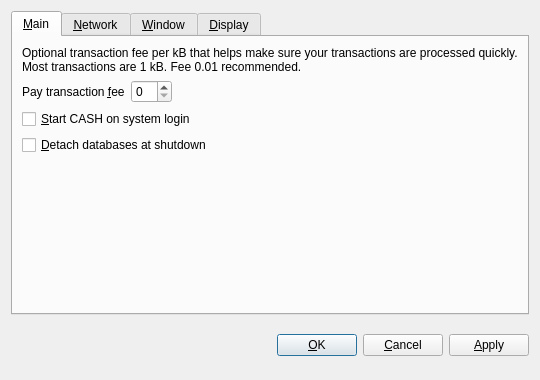
<?xml version="1.0" encoding="UTF-8"?>
<ui version="4.0">
 <class>OptionsDialog</class>
 <widget class="QDialog" name="OptionsDialog">
  <property name="geometry">
   <rect>
    <x>0</x>
    <y>0</y>
    <width>540</width>
    <height>380</height>
   </rect>
  </property>
  <property name="windowTitle">
   <string>Options</string>
  </property>
  <property name="modal">
   <bool>true</bool>
  </property>
  <layout class="QVBoxLayout" name="verticalLayout">
   <item>
    <widget class="QTabWidget" name="tabWidget">
     <property name="tabPosition">
      <enum>QTabWidget::North</enum>
     </property>
     <property name="currentIndex">
      <number>0</number>
     </property>
     <widget class="QWidget" name="tabMain">
      <attribute name="title">
       <string>&amp;Main</string>
      </attribute>
      <layout class="QVBoxLayout" name="verticalLayout_Main">
       <item>
        <widget class="QLabel" name="transactionFeeInfoLabel">
         <property name="text">
          <string>Optional transaction fee per kB that helps make sure your transactions are processed quickly. Most transactions are 1 kB. Fee 0.01 recommended.</string>
         </property>
         <property name="textFormat">
          <enum>Qt::PlainText</enum>
         </property>
         <property name="wordWrap">
          <bool>true</bool>
         </property>
        </widget>
       </item>
       <item>
        <layout class="QHBoxLayout" name="horizontalLayout_Main">
         <item>
          <widget class="QLabel" name="transactionFeeLabel">
           <property name="text">
            <string>Pay transaction &amp;fee</string>
           </property>
           <property name="textFormat">
            <enum>Qt::PlainText</enum>
           </property>
           <property name="buddy">
            <cstring>transactionFee</cstring>
           </property>
          </widget>
         </item>
         <item>
          <widget class="BitcoinAmountField" name="transactionFee"/>
         </item>
         <item>
          <spacer name="horizontalSpacer_Main">
           <property name="orientation">
            <enum>Qt::Horizontal</enum>
           </property>
           <property name="sizeHint" stdset="0">
            <size>
             <width>40</width>
             <height>20</height>
            </size>
           </property>
          </spacer>
         </item>
        </layout>
       </item>
       <item>
        <widget class="QCheckBox" name="bitcoinAtStartup">
         <property name="toolTip">
          <string>Automatically start CASH after logging in to the system.</string>
         </property>
         <property name="text">
          <string>&amp;Start CASH on system login</string>
         </property>
        </widget>
       </item>
       <item>
        <widget class="QCheckBox" name="detachDatabases">
         <property name="toolTip">
          <string>Detach block and address databases at shutdown. This means they can be moved to another data directory, but it slows down shutdown. The wallet is always detached.</string>
         </property>
         <property name="text">
          <string>&amp;Detach databases at shutdown</string>
         </property>
        </widget>
       </item>
       <item>
        <spacer name="verticalSpacer_Main">
         <property name="orientation">
          <enum>Qt::Vertical</enum>
         </property>
         <property name="sizeHint" stdset="0">
          <size>
           <width>20</width>
           <height>40</height>
          </size>
         </property>
        </spacer>
       </item>
      </layout>
     </widget>
     <widget class="QWidget" name="tabNetwork">
      <attribute name="title">
       <string>&amp;Network</string>
      </attribute>
      <layout class="QVBoxLayout" name="verticalLayout_Network">
       <item>
        <widget class="QCheckBox" name="mapPortUpnp">
         <property name="toolTip">
          <string>Automatically open the CASH client port on the router. This only works when your router supports UPnP and it is enabled.</string>
         </property>
         <property name="text">
          <string>Map port using &amp;UPnP</string>
         </property>
        </widget>
       </item>
       <item>
        <widget class="QCheckBox" name="connectSocks">
         <property name="toolTip">
          <string>Connect to the CASH network through a SOCKS proxy (e.g. when connecting through Tor).</string>
         </property>
         <property name="text">
          <string>&amp;Connect through SOCKS proxy:</string>
         </property>
        </widget>
       </item>
       <item>
        <layout class="QHBoxLayout" name="horizontalLayout_Network">
         <item>
          <widget class="QLabel" name="proxyIpLabel">
           <property name="text">
            <string>Proxy &amp;IP:</string>
           </property>
           <property name="textFormat">
            <enum>Qt::PlainText</enum>
           </property>
           <property name="buddy">
            <cstring>proxyIp</cstring>
           </property>
          </widget>
         </item>
         <item>
          <widget class="QValidatedLineEdit" name="proxyIp">
           <property name="maximumSize">
            <size>
             <width>140</width>
             <height>16777215</height>
            </size>
           </property>
           <property name="toolTip">
            <string>IP address of the proxy (e.g. 127.0.0.1)</string>
           </property>
          </widget>
         </item>
         <item>
          <widget class="QLabel" name="proxyPortLabel">
           <property name="text">
            <string>&amp;Port:</string>
           </property>
           <property name="textFormat">
            <enum>Qt::PlainText</enum>
           </property>
           <property name="buddy">
            <cstring>proxyPort</cstring>
           </property>
          </widget>
         </item>
         <item>
          <widget class="QLineEdit" name="proxyPort">
           <property name="maximumSize">
            <size>
             <width>55</width>
             <height>16777215</height>
            </size>
           </property>
           <property name="toolTip">
            <string>Port of the proxy (e.g. 9050)</string>
           </property>
          </widget>
         </item>
         <item>
          <widget class="QLabel" name="socksVersionLabel">
           <property name="text">
            <string>SOCKS &amp;Version:</string>
           </property>
           <property name="textFormat">
            <enum>Qt::PlainText</enum>
           </property>
           <property name="buddy">
            <cstring>socksVersion</cstring>
           </property>
          </widget>
         </item>
         <item>
          <widget class="QValueComboBox" name="socksVersion">
           <property name="toolTip">
            <string>SOCKS version of the proxy (e.g. 5)</string>
           </property>
          </widget>
         </item>
         <item>
          <spacer name="horizontalSpacer_Network">
           <property name="orientation">
            <enum>Qt::Horizontal</enum>
           </property>
           <property name="sizeHint" stdset="0">
            <size>
             <width>40</width>
             <height>20</height>
            </size>
           </property>
          </spacer>
         </item>
        </layout>
       </item>
       <item>
        <spacer name="verticalSpacer_Network">
         <property name="orientation">
          <enum>Qt::Vertical</enum>
         </property>
         <property name="sizeHint" stdset="0">
          <size>
           <width>20</width>
           <height>40</height>
          </size>
         </property>
        </spacer>
       </item>
      </layout>
     </widget>
     <widget class="QWidget" name="tabWindow">
      <attribute name="title">
       <string>&amp;Window</string>
      </attribute>
      <layout class="QVBoxLayout" name="verticalLayout_Window">
       <item>
        <widget class="QCheckBox" name="minimizeToTray">
         <property name="toolTip">
          <string>Show only a tray icon after minimizing the window.</string>
         </property>
         <property name="text">
          <string>&amp;Minimize to the tray instead of the taskbar</string>
         </property>
        </widget>
       </item>
       <item>
        <widget class="QCheckBox" name="minimizeOnClose">
         <property name="toolTip">
          <string>Minimize instead of exit the application when the window is closed. When this option is enabled, the application will be closed only after selecting Quit in the menu.</string>
         </property>
         <property name="text">
          <string>M&amp;inimize on close</string>
         </property>
        </widget>
       </item>
       <item>
        <spacer name="verticalSpacer_Window">
         <property name="orientation">
          <enum>Qt::Vertical</enum>
         </property>
         <property name="sizeHint" stdset="0">
          <size>
           <width>20</width>
           <height>40</height>
          </size>
         </property>
        </spacer>
       </item>
      </layout>
     </widget>
     <widget class="QWidget" name="tabDisplay">
      <attribute name="title">
       <string>&amp;Display</string>
      </attribute>
      <layout class="QVBoxLayout" name="verticalLayout_Display">
       <item>
        <layout class="QHBoxLayout" name="horizontalLayout_1_Display">
         <item>
          <widget class="QLabel" name="langLabel">
           <property name="text">
            <string>User Interface &amp;language:</string>
           </property>
           <property name="textFormat">
            <enum>Qt::PlainText</enum>
           </property>
           <property name="buddy">
            <cstring>lang</cstring>
           </property>
          </widget>
         </item>
         <item>
          <widget class="QValueComboBox" name="lang">
           <property name="toolTip">
            <string>The user interface language can be set here. This setting will take effect after restarting CASH.</string>
           </property>
          </widget>
         </item>
        </layout>
       </item>
       <item>
        <layout class="QHBoxLayout" name="horizontalLayout_2_Display">
         <item>
          <widget class="QLabel" name="unitLabel">
           <property name="text">
            <string>&amp;Unit to show amounts in:</string>
           </property>
           <property name="textFormat">
            <enum>Qt::PlainText</enum>
           </property>
           <property name="buddy">
            <cstring>unit</cstring>
           </property>
          </widget>
         </item>
         <item>
          <widget class="QValueComboBox" name="unit">
           <property name="toolTip">
            <string>Choose the default subdivision unit to show in the interface and when sending coins.</string>
           </property>
          </widget>
         </item>
        </layout>
       </item>
       <item>
        <widget class="QCheckBox" name="displayAddresses">
         <property name="toolTip">
          <string>Whether to show CASH addresses in the transaction list or not.</string>
         </property>
         <property name="text">
          <string>&amp;Display addresses in transaction list</string>
         </property>
        </widget>
       </item>
       <item>	   
	     <widget class="QCheckBox" name="coinControlFeatures">
         <property name="toolTip">
          <string>Whether to show coin control features or not.</string>
          </property>
         <property name="text">
         <string>Display coin &amp;control features (experts only!)</string>
          </property>
         </widget>
        </item>
        <item>
        <spacer name="verticalSpacer_Display">
         <property name="orientation">
          <enum>Qt::Vertical</enum>
         </property>
         <property name="sizeHint" stdset="0">
          <size>
           <width>20</width>
           <height>40</height>
          </size>
         </property>
        </spacer>
       </item>
      </layout>
     </widget>
    </widget>
   </item>
   <item>
    <layout class="QHBoxLayout" name="horizontalLayout_Buttons">
     <item>
      <spacer name="horizontalSpacer_1">
       <property name="orientation">
        <enum>Qt::Horizontal</enum>
       </property>
       <property name="sizeHint" stdset="0">
        <size>
         <width>40</width>
         <height>48</height>
        </size>
       </property>
      </spacer>
     </item>
     <item>
      <widget class="QLabel" name="statusLabel">
       <property name="font">
        <font>
         <weight>75</weight>
         <bold>true</bold>
        </font>
       </property>
       <property name="text">
        <string/>
       </property>
       <property name="textFormat">
        <enum>Qt::PlainText</enum>
       </property>
       <property name="wordWrap">
        <bool>true</bool>
       </property>
      </widget>
     </item>
     <item>
      <spacer name="horizontalSpacer_2">
       <property name="orientation">
        <enum>Qt::Horizontal</enum>
       </property>
       <property name="sizeHint" stdset="0">
        <size>
         <width>40</width>
         <height>48</height>
        </size>
       </property>
      </spacer>
     </item>
     <item>
      <widget class="QPushButton" name="okButton">
       <property name="text">
        <string>&amp;OK</string>
       </property>
      </widget>
     </item>
     <item>
      <widget class="QPushButton" name="cancelButton">
       <property name="text">
        <string>&amp;Cancel</string>
       </property>
       <property name="autoDefault">
        <bool>false</bool>
       </property>
      </widget>
     </item>
     <item>
      <widget class="QPushButton" name="applyButton">
       <property name="text">
        <string>&amp;Apply</string>
       </property>
       <property name="autoDefault">
        <bool>false</bool>
       </property>
      </widget>
     </item>
    </layout>
   </item>
  </layout>
 </widget>
 <customwidgets>
  <customwidget>
   <class>BitcoinAmountField</class>
   <extends>QSpinBox</extends>
   <header>bitcoinamountfield.h</header>
  </customwidget>
  <customwidget>
   <class>QValueComboBox</class>
   <extends>QComboBox</extends>
   <header>qvaluecombobox.h</header>
  </customwidget>
  <customwidget>
   <class>QValidatedLineEdit</class>
   <extends>QLineEdit</extends>
   <header>qvalidatedlineedit.h</header>
  </customwidget>
 </customwidgets>
 <resources/>
 <connections/>
</ui>
